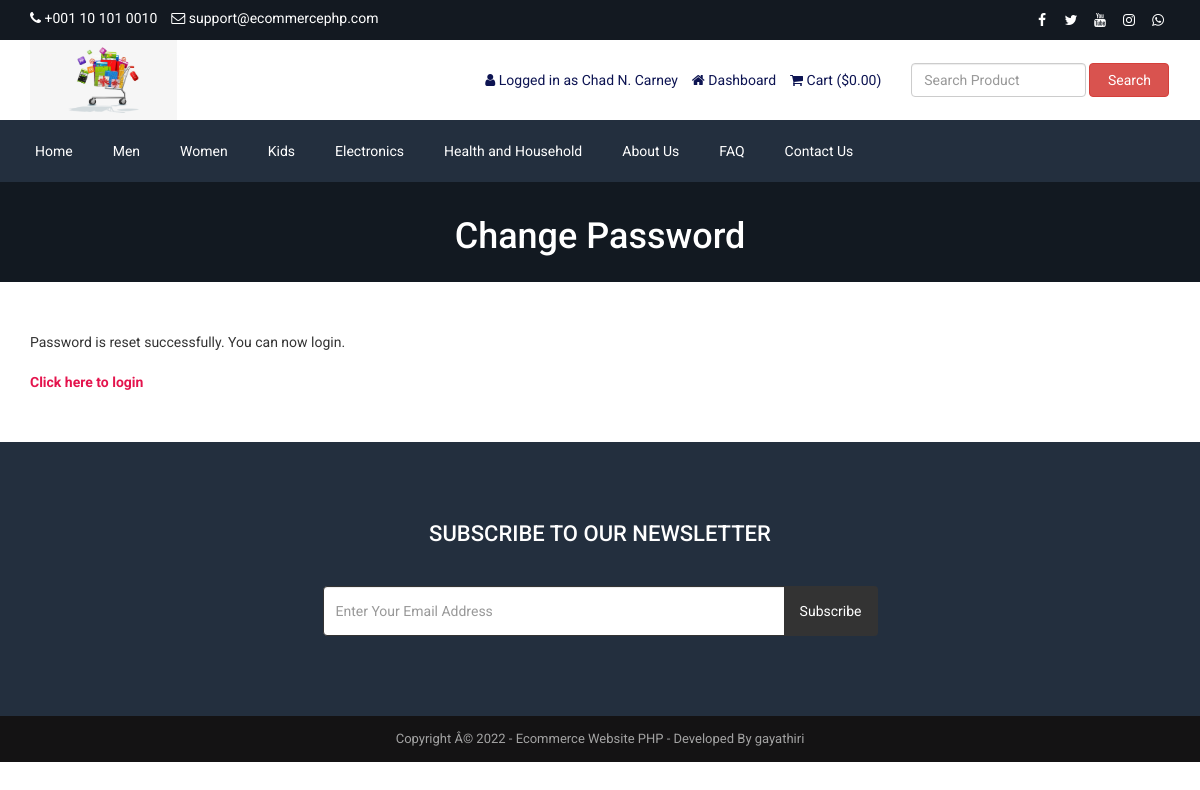
The app's page /reset-password-success.php (signed in) with its own data.
### tables this page shows
CREATE TABLE `tbl_settings` (
  `id` int(11) NOT NULL,
  `logo` text(255) NOT NULL,
  `favicon` text(255) NOT NULL,
  `footer_about` text NOT NULL,
  `footer_copyright` text NOT NULL,
  `contact_address` text NOT NULL,
  `contact_email` text(255) NOT NULL,
  `contact_phone` text(255) NOT NULL,
  `contact_fax` text(255) NOT NULL,
  `contact_map_iframe` text NOT NULL,
  `receive_email` text(255) NOT NULL,
  `receive_email_subject` text(255) NOT NULL,
  `receive_email_thank_you_message` text NOT NULL,
  `forget_password_message` text NOT NULL,
  `total_recent_post_footer` int(10) NOT NULL,
  `total_popular_post_footer` int(10) NOT NULL,
  `total_recent_post_sidebar` int(11) NOT NULL,
  `total_popular_post_sidebar` int(11) NOT NULL,
  `total_featured_product_home` int(11) NOT NULL,
  `total_latest_product_home` int(11) NOT NULL,
  `total_popular_product_home` int(11) NOT NULL,
  `meta_title_home` text NOT NULL,
  `meta_keyword_home` text NOT NULL,
  `meta_description_home` text NOT NULL,
  `banner_login` text(255) NOT NULL,
  `banner_registration` text(255) NOT NULL,
  `banner_forget_password` text(255) NOT NULL,
  `banner_reset_password` text(255) NOT NULL,
  `banner_search` text(255) NOT NULL,
  `banner_cart` text(255) NOT NULL,
  `banner_checkout` text(255) NOT NULL,
  `banner_product_category` text(255) NOT NULL,
  `banner_blog` text(255) NOT NULL,
  `cta_title` text(255) NOT NULL,
  `cta_content` text NOT NULL,
  `cta_read_more_text` text(255) NOT NULL,
  `cta_read_more_url` text(255) NOT NULL,
  `cta_photo` text(255) NOT NULL,
  `featured_product_title` text(255) NOT NULL,
  `featured_product_subtitle` text(255) NOT NULL,
  `latest_product_title` text(255) NOT NULL,
  `latest_product_subtitle` text(255) NOT NULL,
  `popular_product_title` text(255) NOT NULL,
  `popular_product_subtitle` text(255) NOT NULL,
  `testimonial_title` text(255) NOT NULL,
  `testimonial_subtitle` text(255) NOT NULL,
  `testimonial_photo` text(255) NOT NULL,
  `blog_title` text(255) NOT NULL,
  `blog_subtitle` text(255) NOT NULL,
  `newsletter_text` text NOT NULL,
  `paypal_email` text(255) NOT NULL,
  `stripe_public_key` text(255) NOT NULL,
  `stripe_secret_key` text(255) NOT NULL,
  `bank_detail` text NOT NULL,
  `before_head` text NOT NULL,
  `after_body` text NOT NULL,
  `before_body` text NOT NULL,
  `home_service_on_off` int(11) NOT NULL,
  `home_welcome_on_off` int(11) NOT NULL,
  `home_featured_product_on_off` int(11) NOT NULL,
  `home_latest_product_on_off` int(11) NOT NULL,
  `home_popular_product_on_off` int(11) NOT NULL,
  `home_testimonial_on_off` int(11) NOT NULL,
  `home_blog_on_off` int(11) NOT NULL,
  `newsletter_on_off` int(11) NOT NULL,
  `ads_above_welcome_on_off` int(1) NOT NULL,
  `ads_above_featured_product_on_off` int(1) NOT NULL,
  `ads_above_latest_product_on_off` int(1) NOT NULL,
  `ads_above_popular_product_on_off` int(1) NOT NULL,
  `ads_above_testimonial_on_off` int(1) NOT NULL,
  `ads_category_sidebar_on_off` int(1) NOT NULL
);

CREATE TABLE `tbl_social` (
  `social_id` int(11) NOT NULL,
  `social_name` varchar(30) NOT NULL,
  `social_url` varchar(255) NOT NULL,
  `social_icon` varchar(30) NOT NULL
);

CREATE TABLE `tbl_top_category` (
  `tcat_id` int(11) NOT NULL,
  `tcat_name` varchar(255) NOT NULL,
  `show_on_menu` int(1) NOT NULL
);

CREATE TABLE `tbl_page` (
  `id` int(11) NOT NULL,
  `about_title` varchar(255) NOT NULL,
  `about_content` text NOT NULL,
  `about_banner` varchar(255) NOT NULL,
  `about_meta_title` varchar(255) NOT NULL,
  `about_meta_keyword` text NOT NULL,
  `about_meta_description` text NOT NULL,
  `faq_title` varchar(255) NOT NULL,
  `faq_banner` varchar(255) NOT NULL,
  `faq_meta_title` varchar(255) NOT NULL,
  `faq_meta_keyword` text NOT NULL,
  `faq_meta_description` text NOT NULL,
  `blog_title` varchar(255) NOT NULL,
  `blog_banner` varchar(255) NOT NULL,
  `blog_meta_title` varchar(255) NOT NULL,
  `blog_meta_keyword` text NOT NULL,
  `blog_meta_description` text NOT NULL,
  `contact_title` varchar(255) NOT NULL,
  `contact_banner` varchar(255) NOT NULL,
  `contact_meta_title` varchar(255) NOT NULL,
  `contact_meta_keyword` text NOT NULL,
  `contact_meta_description` text NOT NULL,
  `pgallery_title` varchar(255) NOT NULL,
  `pgallery_banner` varchar(255) NOT NULL,
  `pgallery_meta_title` varchar(255) NOT NULL,
  `pgallery_meta_keyword` text NOT NULL,
  `pgallery_meta_description` text NOT NULL,
  `vgallery_title` varchar(255) NOT NULL,
  `vgallery_banner` varchar(255) NOT NULL,
  `vgallery_meta_title` varchar(255) NOT NULL,
  `vgallery_meta_keyword` text NOT NULL,
  `vgallery_meta_description` text NOT NULL
);

### reset-password-success.php (the view)
<?php require_once('header.php'); ?>
<?php
$statement = $pdo->prepare("SELECT * FROM tbl_settings WHERE id=1");
$statement->execute();
$result = $statement->fetchAll(PDO::FETCH_ASSOC);
foreach ($result as $row) {
    $banner_forget_password = $row['banner_forget_password'];
}
?>
<div class="page-banner" style="background-color:#444;background-image: url(assets/uploads/<?php echo $banner_forget_password; ?>);">
    <div class="inner">
        <h1><?php echo LANG_VALUE_149; ?></h1>
    </div>
</div>
<div class="page">
    <div class="container">
        <div class="row">
            <div class="col-md-12">
                <div class="user-content">
                    <?php echo LANG_VALUE_146; ?><br><br>
                    <a href="<?php echo BASE_URL; ?>login.php" style="color:#e4144d;font-weight:bold;"><?php echo LANG_VALUE_11; ?></a>
                </div>
            </div>
        </div>
    </div>
</div>
<?php require_once('footer.php'); ?>

### header.php (shortened to what this page needs)
<?php
include("admin/inc/config.php");
$statement = $pdo->prepare("SELECT * FROM tbl_settings WHERE id=1");
$statement->execute();
$result = $statement->fetchAll(PDO::FETCH_ASSOC);
foreach ($result as $row)
{
	$logo = $row['logo'];
	$contact_email = $row['contact_email'];
	$contact_phone = $row['contact_phone'];
}
?>
<!DOCTYPE html>
<html lang="en">
<head>
	<link rel="stylesheet" href="assets/css/bootstrap.min.css">
	<link rel="stylesheet" href="assets/css/font-awesome.min.css">
	<link rel="stylesheet" href="assets/css/owl.carousel.min.css">
	<link rel="stylesheet" href="assets/css/owl.theme.default.min.css">
	<link rel="stylesheet" href="assets/css/jquery.bxslider.min.css">
    <link rel="stylesheet" href="assets/css/magnific-popup.css">
    <link rel="stylesheet" href="assets/css/rating.css">
	<link rel="stylesheet" href="assets/css/spacing.css">
	<link rel="stylesheet" href="assets/css/bootstrap-touch-slider.css">
	<link rel="stylesheet" href="assets/css/animate.min.css">
	<link rel="stylesheet" href="assets/css/tree-menu.css">
	<link rel="stylesheet" href="assets/css/select2.min.css">
	<link rel="stylesheet" href="assets/css/main.css">
	<link rel="stylesheet" href="assets/css/responsive.css">
	<?php
	$statement = $pdo->prepare("SELECT * FROM tbl_page WHERE id=1");
	$statement->execute();
	$result = $statement->fetchAll(PDO::FETCH_ASSOC);
		?>
</head>
<body>
<div class="top">
	<div class="container">
		<div class="row">
			<div class="col-md-6 col-sm-6 col-xs-12">
				<div class="left">
					<ul>
						<li><i class="fa fa-phone"></i> <?php echo $contact_phone; ?></li>
						<li><i class="fa fa-envelope-o"></i> <?php echo $contact_email; ?></li>
					</ul>
				</div>
			</div>
			<div class="col-md-6 col-sm-6 col-xs-12">
				<div class="right">
					<ul>
						<?php
						$statement = $pdo->prepare("SELECT * FROM tbl_social");
						$statement->execute();
						$result = $statement->fetchAll(PDO::FETCH_ASSOC);
						foreach ($result as $row) {
							?>
							<?php if($row['social_url'] != ''): ?>
							<li><a href="<?php echo $row['social_url']; ?>"><i class="<?php echo $row['social_icon']; ?>"></i></a></li>
							<?php endif; ?>
							<?php
						}
						?>
					</ul>
				</div>
			</div>
		</div>
	</div>
</div>
<div class="header">
	<div class="container">
		<div class="row inner">
			<div class="col-md-4 logo">
				<a href="index.php"><img src="assets/uploads/<?php echo $logo; ?>" alt="logo image"></a>
			</div>
			<div class="col-md-5 right">
				<ul>
					<?php
					if(isset($_SESSION['customer'])) {
						?>
						<li><i class="fa fa-user"></i> <?php echo LANG_VALUE_13; ?> <?php echo $_SESSION['customer']['cust_name']; ?></li>
						<li><a href="dashboard.php"><i class="fa fa-home"></i> <?php echo LANG_VALUE_89; ?></a></li>
						<?php
					} else {
						?>
						<li><a href="login.php"><i class="fa fa-sign-in"></i> <?php echo LANG_VALUE_9; ?></a></li>
						<li><a href="registration.php"><i class="fa fa-user-plus"></i> <?php echo LANG_VALUE_15; ?></a></li>
						<?php
					}
					?>
					<li><a href="cart.php"><i class="fa fa-shopping-cart"></i> <?php echo LANG_VALUE_18; ?> (<?php echo LANG_VALUE_1; ?><?php
					if(isset($_SESSION['cart_p_id'])) {
						$table_total_price = 0;
						$i=0;
	                    foreach($_SESSION['cart_p_qty'] as $key => $value)
	                    {
	                        $i++;
	                        $arr_cart_p_qty[$i] = $value;
	                    }                    $i=0;
	                    foreach($_SESSION['cart_p_current_price'] as $key => $value)
	                    {
	                        $i++;
	                        $arr_cart_p_current_price[$i] = $value;
	                    }
	                    for($i=1;$i<=count($arr_cart_p_qty);$i++) {
	                    	$row_total_price = $arr_cart_p_current_price[$i]*$arr_cart_p_qty[$i];
	                        $table_total_price = $table_total_price + $row_total_price;
	                    }
						echo $table_total_price;
					} else {
						echo '0.00';
					}
					?>)</a></li>
				</ul>
			</div>
			<div class="col-md-3 search-area">
				<form class="navbar-form navbar-left" role="search" action="search-result.php" method="get">
					<div class="form-group">
						<input type="text" class="form-control search-top" placeholder="<?php echo LANG_VALUE_2; ?>" name="search_text">
					</div>
					<button type="submit" class="btn btn-danger"><?php echo LANG_VALUE_3; ?></button>
				</form>
			</div>
		</div>
	</div>
</div>
<div class="nav">
	<div class="container">
		<div class="row">
			<div class="col-md-12 pl_0 pr_0">
				<div class="menu-container">
					<div class="menu">
						<ul>
							<li><a href="index.php">Home</a></li>
							<?php
							$statement = $pdo->prepare("SELECT * FROM tbl_top_category WHERE show_on_menu=1");
							$statement->execute();
							$result = $statement->fetchAll(PDO::FETCH_ASSOC);
							foreach ($result as $row) {
								?>
								<li><a href="product-category.php?id=<?php echo $row['tcat_id']; ?>&type=top-category"><?php echo $row['tcat_name']; ?></a>
								</li>
								<?php
							}
							?>
							<?php
							$statement = $pdo->prepare("SELECT * FROM tbl_page WHERE id=1");
							$statement->execute();
							$result = $statement->fetchAll(PDO::FETCH_ASSOC);
							foreach ($result as $row) {
								$about_title = $row['about_title'];
								$faq_title = $row['faq_title'];
								$contact_title = $row['contact_title'];
							}
							?>
							<li><a href="about.php"><?php echo $about_title; ?></a></li>
							<li><a href="faq.php"><?php echo $faq_title; ?></a></li>
							<li><a href="contact.php"><?php echo $contact_title; ?></a></li>
						</ul>
					</div>
				</div>
			</div>
		</div>
	</div>
</div>

### footer.php (shortened to what this page needs)
<?php
$statement = $pdo->prepare("SELECT * FROM tbl_settings WHERE id=1");
$statement->execute();
$result = $statement->fetchAll(PDO::FETCH_ASSOC);
foreach ($result as $row)
{
	$footer_copyright = $row['footer_copyright'];
    $newsletter_on_off = $row['newsletter_on_off'];
}
?>
<?php if($newsletter_on_off == 1): ?>
<section class="home-newsletter">
	<div class="container">
		<div class="row">
			<div class="col-md-6 col-md-offset-3">
				<div class="single">
				<form action="" method="post">
					<h2><?php echo LANG_VALUE_93; ?></h2>
					<div class="input-group">
			        	<input type="email" class="form-control" placeholder="<?php echo LANG_VALUE_95; ?>" name="email_subscribe">
			         	<span class="input-group-btn">
			         	<button class="btn btn-theme" type="submit" name="form_subscribe"><?php echo LANG_VALUE_92; ?></button>
			         	</span>
			        </div>
				</div>
			</div>
		</div>
	</div>
</section>
<?php endif; ?>
<div class="footer-bottom">
	<div class="container">
		<div class="row">
			<div class="col-md-12 copyright">
				<?php echo $footer_copyright; ?>
			</div>
		</div>
	</div>
</div>
</body>
</html>

### assets/css/main.css (style rules this page uses)
* { margin: 0; padding: 0; }
body { font-family: "Roboto", sans-serif; font-size: 14px; }
h1, h2, h3, h4, h5, h6 { font-family: "Roboto", sans-serif; }
a { text-decoration: none; }
.top { width: 100%; height: 40px; background: #131921; }
.top .left { float: left; }
.top .left ul { padding-top: 8px; }
.top .left ul li { list-style-type: none; float: left; margin-right: 14px; color: white; }
.top .left ul li i { color: white; }
.top .right { float: right; }
.top .right ul { padding-top: 8px; }
.top .right ul li { list-style-type: none; float: left; margin-left: 5px; }
.top .right ul li a { color: white; width: 24px; height: 24px; line-height: 24px; text-align: center; border-radius: 50%; display: block; transition: all 0.4s ease; }
.header { width: 100%; height: auto; background: #fff; }
.header .inner { height: auto; display: table; }
.header .logo { float: none; display: table-cell; vertical-align: middle; }
.header .logo img { max-width: 100%; height: 80px; }
.header .navbar-form .form-control { width: 300px; }
.header .search-area { float: none; display: table-cell; vertical-align: middle; }
.header .search-area .form-group { width: calc(100% - 84px); }
.header .search-area button { width: 80px; }
.header .search-area form { width: 100%; }
.header .right { float: none; display: table-cell; vertical-align: middle; padding-right: 0; }
.header .right ul { float: right; margin-bottom: 0; }
.header .right ul li { list-style-type: none; float: left; margin-left: 14px; color: #0d1452; }
.header .right ul li a { color: #0d1452; }
.header .navbar-form .search-top { width: 100%; }
.nav { background: #232f3e; }
.menu-container { width: 100%; margin: 0 auto; background: #232f3e; }
.menu > ul { margin: 0 auto; width: 100%; list-style: none; padding: 0; position: relative; box-sizing: border-box; }
.menu > ul:before, .menu > ul:after { content: ""; display: table; }
.menu > ul:after { clear: both; }
.menu > ul > li { float: left; padding: 0; margin: 0; }
.menu > ul > li a { text-decoration: none; padding: 1.5em 20px; display: block; color: #fff; }
.footer-bottom { width: 100%; height: auto; background: #141314; padding: 14px 0; }
.footer-bottom .copyright { font-size: 13px; color: #a3a3a3; text-align: center; }
.page-banner { width: 100%; height: auto; background-repeat: no-repeat; background-position: center center; -webkit-background-size: cover; background-size: cover; position: relative; padding-top: 15px; padding-bottom: 15px; overflow: hidden; }
.page-banner h1 { color: #fff; text-align: center; z-index: 999; position: relative; }
.page { width: 100%; height: auto; padding-top: 50px; padding-bottom: 50px; }
.home-newsletter { padding: 80px 0; background: #232f3e; }
.home-newsletter .single { max-width: 650px; margin: 0 auto; text-align: center; position: relative; z-index: 2; }
.home-newsletter .single h2 { font-size: 22px; color: white; text-transform: uppercase; margin-bottom: 40px; margin-top: 0; }
.home-newsletter .single .form-control { height: 50px; border-color: #333; outline: none; }
.home-newsletter .single .btn { min-height: 50px; background: #333; color: #fff; padding-left: 15px; padding-right: 15px; }

### assets/css/responsive.css (style rules this page uses)
@media only screen and (min-width: 992px) { .header .inner { width: 100%; } }
@media only screen and (min-width: 992px) { .header .search-area { padding-right: 0; } }
@media only screen and (min-width: 992px) { .header .search-area form { padding-right: 0; } }
@media only screen and (min-width: 992px) { .header .container { padding-right: 0; } }

### records on screen
tbl_settings: contact_phone "+001 10 101 0010", contact_email "support@ecommercephp.com", logo (picture), banner_forget_password (picture), footer_copyright "Copyright Â© 2022 - Ecommerce Website PHP - Developed By gayathiri"
tbl_top_category: tcat_name "Men"
tbl_top_category: tcat_name "Women"
tbl_top_category: tcat_name "Kids"
tbl_top_category: tcat_name "Electronics"
tbl_top_category: tcat_name "Health and Household"
tbl_page: about_title "About Us", faq_title "FAQ", contact_title "Contact Us"

### other values on screen
LANG_VALUE_13 "Logged in as"
$_SESSION['customer']['cust_name'] "Chad N. Carney"
LANG_VALUE_89 "Dashboard"
LANG_VALUE_18 "Cart"
LANG_VALUE_1 "$"
LANG_VALUE_3 "Search"
LANG_VALUE_149 "Change Password"
LANG_VALUE_146 "Password is reset successfully. You can now login."
LANG_VALUE_11 "Click here to login"
LANG_VALUE_93 "SUBSCRIBE TO OUR NEWSLETTER"
LANG_VALUE_92 "Subscribe"
